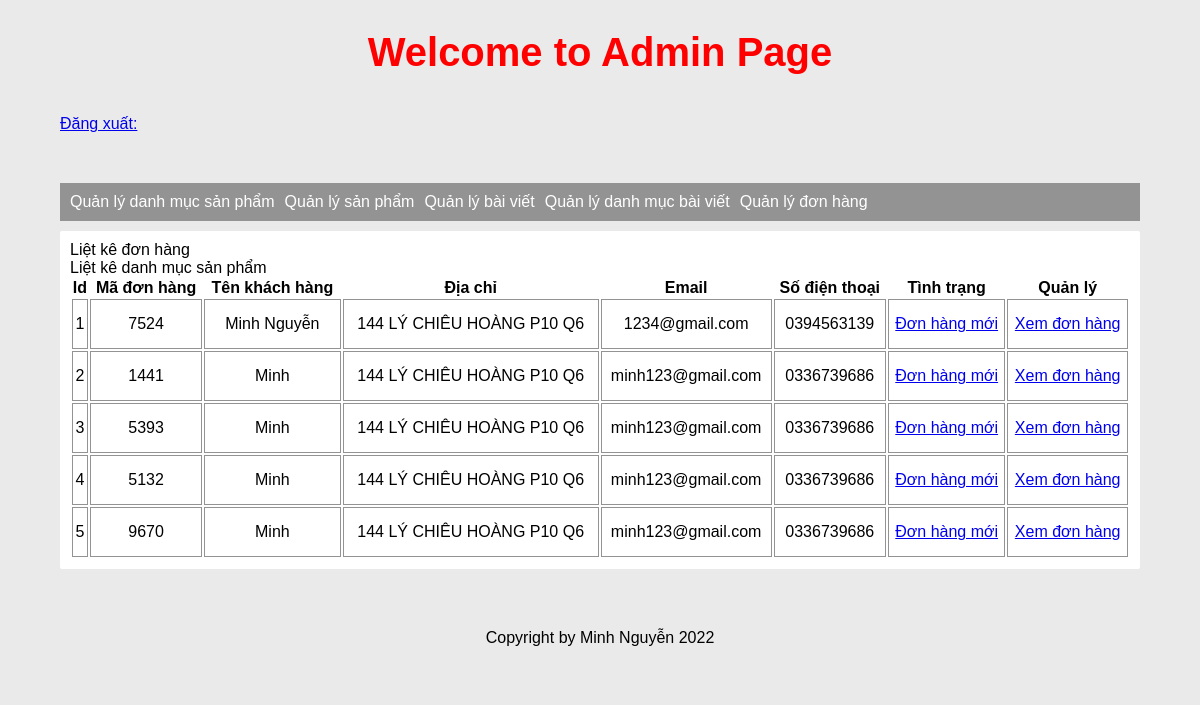
The page /admin/index.php?action=quanlydonhang&query=lietke (signed in) on the database its author committed.
### tables this page shows
CREATE TABLE `giohang` (
  `id_giohang` int(11) NOT NULL,
  `id_kh` int(11) NOT NULL,
  `id_donhang` varchar(100) NOT NULL,
  `cart_status` int(11) NOT NULL
);

CREATE TABLE `tbl_dangky` (
  `id_dangky` int(11) NOT NULL,
  `tenkh` varchar(255) NOT NULL,
  `email` varchar(255) NOT NULL,
  `diachi` varchar(255) NOT NULL,
  `matkhau` varchar(255) NOT NULL,
  `dienthoai` varchar(20) NOT NULL
);

### admin/modules/quanlydonhang/lietke.php (the view)
<p>Liệt kê đơn hàng</p>
<?php
    $sql_lietke_dh = "SELECT * FROM giohang, tbl_dangky WHERE giohang.id_kh=tbl_dangky.id_dangky ORDER BY giohang.id_giohang DESC";
    $query_lietke_dh = mysqli_query($conn, $sql_lietke_dh);
?>
<p>Liệt kê danh mục sản phẩm</p>
<table id="list-product" style="width:100%" border="0" style="border-collapse: collapse;">
    <tr>
        <th>Id</th>
        <th>Mã đơn hàng</th>
        <th>Tên khách hàng</th>
        <th>Địa chỉ</th>
        <th>Email</th>
        <th>Số điện thoại</th>
        <th>Tình trạng</th>
        <th>Quản lý</th>
    </tr>
    <?php
    $i = 0;
    while($row = mysqli_fetch_array($query_lietke_dh)){
        $i++;
    ?>
    <tr>
        <td style="text-align: center;height:50px;"><?php echo $i ?></td>
        <td style="text-align: center;height:50px;"><?php echo $row['id_donhang'] ?></td>
        <td style="text-align: center;height:50px;"><?php echo $row['tenkh'] ?></td>
        <td style="text-align: center;height:50px;"><?php echo $row['diachi'] ?></td>
        <td style="text-align: center;height:50px;"><?php echo $row['email'] ?></td>
        <td style="text-align: center;height:50px;"><?php echo $row['dienthoai'] ?></td>
        <td style="text-align: center;height:50px;">
            <?php if($row['cart_status'] == 1){
                echo '<a href="modules/quanlydonhang/xuly.php?code= '.$row['id_donhang'].'">Đơn hàng mới</a>';
            }
            else{
                echo 'Đã xem';
            }
            ?>
        </td>
        <td style="text-align: center;height:50px;">
            <a href="index.php?action=donhang&query=xemdonhang&code=<?php echo $row['id_donhang']?>">Xem đơn hàng</a>
        </td>
    </tr>
    <?php
    }
    ?>
</table>

### admin/css/styles_admin.css (style rules this page uses)
* { margin:0; padding: 0; box-sizing: border-box; font-family: Arial, Helvetica, sans-serif; }
html { background-color: var(--color-1); }
:root { --color-1: #eaeaea; --color-2: #fe0000; --color-3: #939393; }

### css/style.css (style rules this page uses)
* { margin: 0; padding: 0; box-sizing: border-box; font-family: Arial, Helvetica, sans-serif; }
:root { --color-1: #eaeaea; --color-2: #fe0000; --color-3: #939393; }
#list-product td { border: 1px solid var(--color-3); }
#list-product tr { border: 1px solid var(--color-1); }

### rows shown on the page
giohang: id_donhang "7524", tbl_dangky.tenkh "Minh Nguyễn", tbl_dangky.diachi "144 LÝ CHIÊU HOÀNG P10 Q6", tbl_dangky.email "1234@gmail.com", tbl_dangky.dienthoai "0394563139"
giohang: id_donhang "1441", tbl_dangky.tenkh "Minh", tbl_dangky.diachi "144 LÝ CHIÊU HOÀNG P10 Q6", tbl_dangky.email "minh123@gmail.com", tbl_dangky.dienthoai "0336739686"
giohang: id_donhang "5393", tbl_dangky.tenkh "Minh", tbl_dangky.diachi "144 LÝ CHIÊU HOÀNG P10 Q6", tbl_dangky.email "minh123@gmail.com", tbl_dangky.dienthoai "0336739686"
giohang: id_donhang "5132", tbl_dangky.tenkh "Minh", tbl_dangky.diachi "144 LÝ CHIÊU HOÀNG P10 Q6", tbl_dangky.email "minh123@gmail.com", tbl_dangky.dienthoai "0336739686"
giohang: id_donhang "9670", tbl_dangky.tenkh "Minh", tbl_dangky.diachi "144 LÝ CHIÊU HOÀNG P10 Q6", tbl_dangky.email "minh123@gmail.com", tbl_dangky.dienthoai "0336739686"
